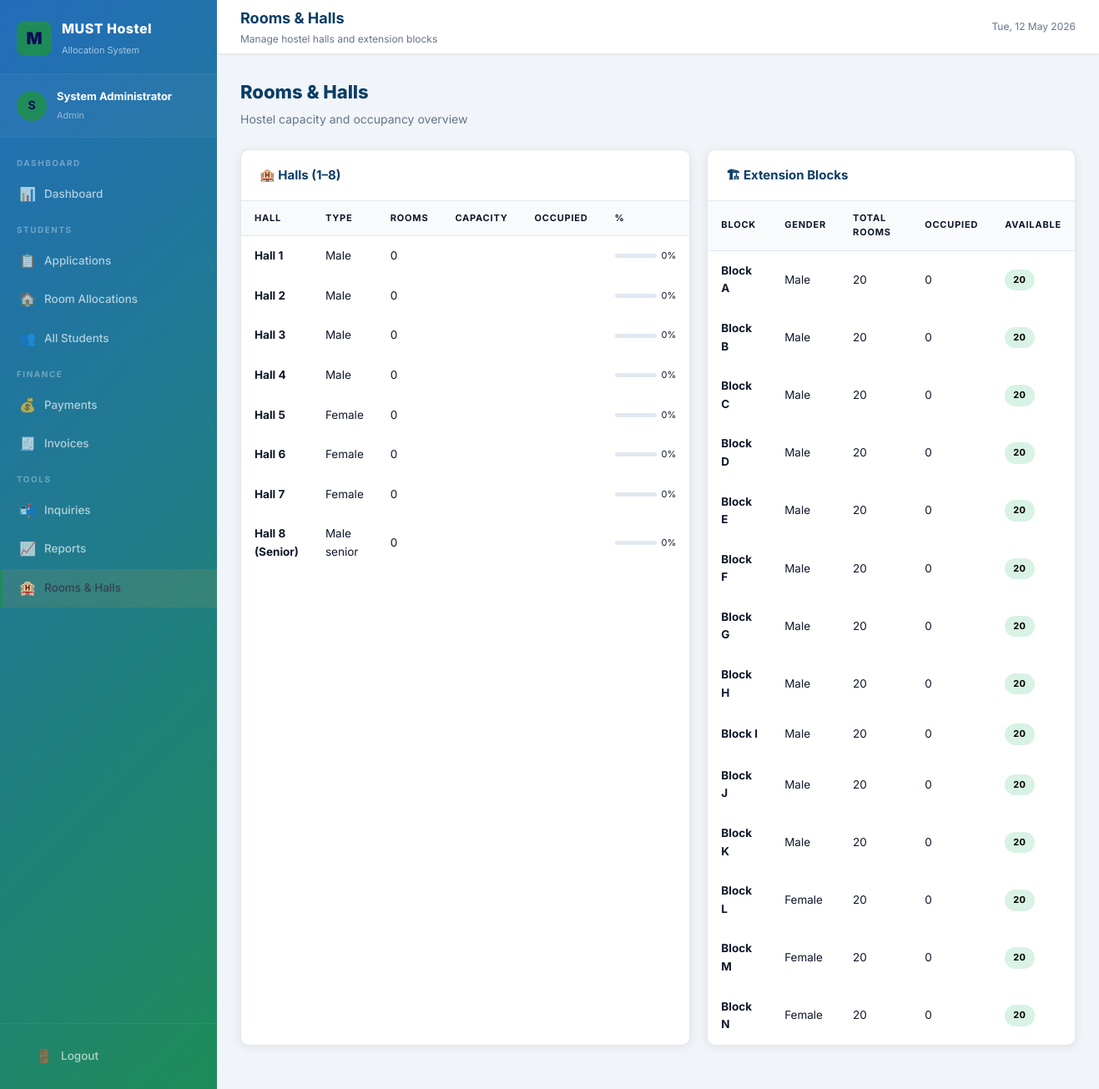
/admin/rooms.php (signed in), run on the app's committed database.
### tables this page shows
CREATE TABLE IF NOT EXISTS halls (
    id INT AUTO_INCREMENT PRIMARY KEY,
    hall_name VARCHAR(50) NOT NULL,
    hall_type ENUM('male','female','male_senior') NOT NULL,
    total_capacity INT DEFAULT 0
);

CREATE TABLE IF NOT EXISTS extension_blocks (
    id INT AUTO_INCREMENT PRIMARY KEY,
    block_name VARCHAR(5) NOT NULL,
    gender ENUM('male','female') NOT NULL,
    total_rooms INT DEFAULT 20,
    occupied_rooms INT DEFAULT 0
);

### includes/config.php (called while the page is built, shortened)
<?php
class SimpleDB {
    private $mysqli;
    public function __construct($host, $user, $pass, $name) {
        $this->mysqli = new mysqli($host, $user, $pass, $name);
        $this->mysqli->set_charset('utf8');
    }
    public function query($sql) {
        $result = $this->mysqli->query($sql);
        return new SimpleResult($result);
    }
}
class SimpleResult {
    private $result;
    public function __construct($result) {
        $this->result = $result;
    }
    public function fetchAll() {
        return $this->result->fetch_all(MYSQLI_ASSOC);
    }
}
function getDB() {
    static $db = null;
    if ($db === null) {
        $db = new SimpleDB(DB_HOST, DB_USER, DB_PASS, DB_NAME);
    }
    return $db;
}
function currentUser() {
    return $_SESSION ?? [];
}
?>

### admin/rooms.php (the view, shortened to what this page needs)
<?php
require_once '../includes/config.php';
$db = getDB();
$pageTitle = 'Rooms & Halls';
$pageSubtitle = 'Manage hostel halls and extension blocks';
$halls = $db->query(
    "SELECT h.*,
     COUNT(r.id) as total_rooms,
     SUM(r.capacity) as total_capacity,
     SUM(r.occupied) as total_occupied,
     SUM(CASE WHEN r.is_available=1 THEN 1 ELSE 0 END) as available_rooms
     FROM halls h LEFT JOIN rooms r ON r.hall_id=h.id
     GROUP BY h.id"
)->fetchAll();
$blocks = $db->query("SELECT * FROM extension_blocks ORDER BY gender, block_name")->fetchAll();
require_once '../includes/header.php';
?>
<div class="page-header"><h2>Rooms & Halls</h2><p>Hostel capacity and occupancy overview</p></div>
<div style="display:grid;grid-template-columns:1fr 1fr;gap:20px;margin-bottom:24px">
  <div class="card">
    <div class="card-header"><h3>🏨 Halls (1–8)</h3></div>
    <div class="table-wrap">
      <table>
        <thead><tr><th>Hall</th><th>Type</th><th>Rooms</th><th>Capacity</th><th>Occupied</th><th>%</th></tr></thead>
        <tbody>
          <?php foreach ($halls as $h): ?>
          <?php $pct = $h['total_capacity'] > 0 ? round($h['total_occupied']/$h['total_capacity']*100) : 0; ?>
          <tr>
            <td><strong><?= htmlspecialchars($h['hall_name']) ?></strong></td>
            <td><?= ucfirst(str_replace('_',' ',$h['hall_type'])) ?></td>
            <td><?= $h['total_rooms'] ?></td>
            <td><?= $h['total_capacity'] ?></td>
            <td><?= $h['total_occupied'] ?></td>
            <td>
              <div style="display:flex;align-items:center;gap:6px">
                <div class="progress" style="width:50px;height:5px">
                </div>
                <span style="font-size:11px"><?= $pct ?>%</span>
              </div>
            </td>
          </tr>
          <?php endforeach; ?>
        </tbody>
      </table>
    </div>
  </div>
  <div class="card">
    <div class="card-header"><h3>🏗 Extension Blocks</h3></div>
    <div class="table-wrap">
      <table>
        <thead><tr><th>Block</th><th>Gender</th><th>Total Rooms</th><th>Occupied</th><th>Available</th></tr></thead>
        <tbody>
          <?php foreach ($blocks as $b): ?>
          <tr>
            <td><strong>Block <?= htmlspecialchars($b['block_name']) ?></strong></td>
            <td><?= ucfirst($b['gender']) ?></td>
            <td><?= $b['total_rooms'] ?></td>
            <td><?= $b['occupied_rooms'] ?></td>
            <td>
              <?php $avail = $b['total_rooms'] - $b['occupied_rooms']; ?>
              <span class="badge badge-<?= $avail > 0 ? 'success' : 'danger' ?>"><?= $avail ?></span>
            </td>
          </tr>
          <?php endforeach; ?>
        </tbody>
      </table>
    </div>
  </div>
</div>
<?php require_once '../includes/footer.php'; ?>

### includes/header.php (shortened to what this page needs)
<?php
require_once __DIR__ . '/../includes/config.php';
$user = currentUser();
$role = $user['role'];
$navItems = [];
if ($role === 'admin') {
    $navItems = [
        'Dashboard' => [
            ['url' => '../admin/dashboard.php', 'icon' => '📊', 'label' => 'Dashboard'],
        ],
        'Students' => [
            ['url' => '../admin/applications.php', 'icon' => '📋', 'label' => 'Applications'],
            ['url' => '../admin/allocations.php', 'icon' => '🏠', 'label' => 'Room Allocations'],
            ['url' => '../admin/students.php', 'icon' => '👥', 'label' => 'All Students'],
        ],
        'Finance' => [
            ['url' => '../admin/payments.php', 'icon' => '💰', 'label' => 'Payments'],
            ['url' => '../admin/invoices.php', 'icon' => '🧾', 'label' => 'Invoices'],
        ],
        'Tools' => [
            ['url' => '../admin/inquiries.php', 'icon' => '📬', 'label' => 'Inquiries'],
            ['url' => '../admin/reports.php', 'icon' => '📈', 'label' => 'Reports'],
            ['url' => '../admin/rooms.php', 'icon' => '🏨', 'label' => 'Rooms & Halls'],
        ]
    ];
}
$currentPage = basename($_SERVER['PHP_SELF']);
?>
<!DOCTYPE html>
<html lang="en">
<head>
<link rel="stylesheet" href="<?= SITE_URL ?>/assets/css/style.css">
</head>
<body<?php if (!empty($bodyClass)): ?> class="<?= htmlspecialchars($bodyClass) ?>"<?php endif; ?> >
<div class="layout">
<aside class="sidebar" id="sidebar">
  <div class="sidebar-brand">
    <a href="<?= SITE_URL ?>" class="brand-logo">
      <div class="logo-icon">M</div>
      <div class="brand-name">
        <strong>MUST Hostel</strong>
        <span>Allocation System</span>
      </div>
    </a>
  </div>
  <div class="sidebar-user">
    <div class="user-avatar <?= $role ?>">
      <?= strtoupper(substr($user['full_name'] ?? 'U', 0, 1)) ?>
    </div>
    <div class="user-info">
      <strong><?= htmlspecialchars($user['full_name'] ?? 'User') ?></strong>
      <span><?= $role ?></span>
    </div>
  </div>
  <nav class="sidebar-nav">
    <?php foreach ($navItems as $section => $items): ?>
    <div class="nav-section">
      <div class="nav-section-label"><?= $section ?></div>
    </div>
    <?php foreach ($items as $item): ?>
    <a href="<?= $item['url'] ?>" class="nav-item <?= basename($item['url']) === $currentPage ? 'active' : '' ?>">
      <span class="icon"><?= $item['icon'] ?></span>
      <?= $item['label'] ?>
    </a>
    <?php endforeach; ?>
    <?php endforeach; ?>
  </nav>
  <div class="sidebar-footer">
    <a href="<?= SITE_URL ?>/logout.php" class="nav-item" style="margin:0">
      <span class="icon">🚪</span> Logout
    </a>
  </div>
</aside>
<div class="main-content">
  <header class="topbar">
    <div>
      <h1><?= isset($pageTitle) ? htmlspecialchars($pageTitle) : SITE_NAME ?></h1>
      <?php if (isset($pageSubtitle)): ?>
      <p><?= htmlspecialchars($pageSubtitle) ?></p>
      <?php endif; ?>
    </div>
    <div class="topbar-right">
      <span class="text-muted"><?= date('D, d M Y') ?></span>
    </div>
  </header>
  <div class="page-content">

### includes/footer.php (shortened to what this page needs)
  </div>
</div>
</div>
</body>
</html>

### data on the page
halls: hall_name "Hall 1", hall_type "Male", total_rooms "0", pct "0"
halls: hall_name "Hall 2", hall_type "Male", total_rooms "0", pct "0"
halls: hall_name "Hall 3", hall_type "Male", total_rooms "0", pct "0"
halls: hall_name "Hall 4", hall_type "Male", total_rooms "0", pct "0"
halls: hall_name "Hall 5", hall_type "Female", total_rooms "0", pct "0"
halls: hall_name "Hall 6", hall_type "Female", total_rooms "0", pct "0"
halls: hall_name "Hall 7", hall_type "Female", total_rooms "0", pct "0"
halls: hall_name "Hall 8 (Senior)", hall_type "Male senior", total_rooms "0", pct "0"
extension_blocks: block_name "A", gender "Male", total_rooms "20", occupied_rooms "0"
extension_blocks: block_name "B", gender "Male", total_rooms "20", occupied_rooms "0"
extension_blocks: block_name "C", gender "Male", total_rooms "20", occupied_rooms "0"
extension_blocks: block_name "D", gender "Male", total_rooms "20", occupied_rooms "0"
extension_blocks: block_name "E", gender "Male", total_rooms "20", occupied_rooms "0"
extension_blocks: block_name "F", gender "Male", total_rooms "20", occupied_rooms "0"
extension_blocks: block_name "G", gender "Male", total_rooms "20", occupied_rooms "0"
extension_blocks: block_name "H", gender "Male", total_rooms "20", occupied_rooms "0"
extension_blocks: block_name "I", gender "Male", total_rooms "20", occupied_rooms "0"
extension_blocks: block_name "J", gender "Male", total_rooms "20", occupied_rooms "0"
extension_blocks: block_name "K", gender "Male", total_rooms "20", occupied_rooms "0"
extension_blocks: block_name "L", gender "Female", total_rooms "20", occupied_rooms "0"
extension_blocks: block_name "M", gender "Female", total_rooms "20", occupied_rooms "0"
extension_blocks: block_name "N", gender "Female", total_rooms "20", occupied_rooms "0"

### other printed values
substr($user['full_name'] ?? 'U', 0, 1) "S"
$user['full_name'] "System Administrator"
$role "Admin"
$section "DASHBOARD"
$item['icon'] "📊"
$item['label'] "Dashboard"
$section "STUDENTS"
$item['icon'] "📋"
$item['label'] "Applications"
$item['icon'] "🏠"
$item['label'] "Room Allocations"
$item['label'] "All Students"
$section "FINANCE"
$item['icon'] "💰"
$item['label'] "Payments"
